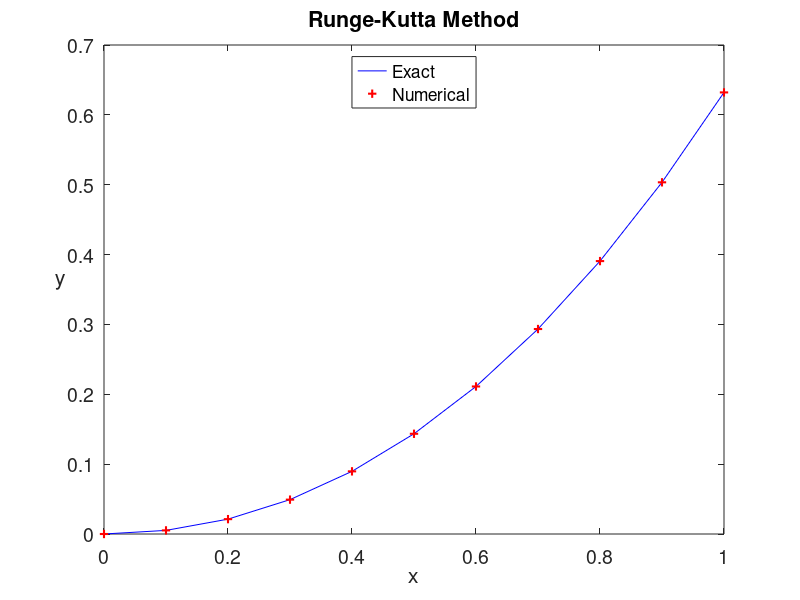

Here is the MATLAB script that generated this plot:
% RungeKutta.m
% Runge-Kutta method for the ODE model
% u'=t^2+t-u,  t \in [0,1]
% Initial condition : u(0)=0
% Exact : u(t)=-exp(-t)+t^2-t+1.
clear all;  clf
h=0.1;
x=0:h:1;                     % function interval
n=length(x)-1;
u(1)=0;                      % initial value
fun=@(t,u) t.^2+t-u;         % RHS
for i=1:n
    k1=fun(x(i),u(i));
    k2=fun(x(i)+h./2,u(i)+h.*k1/2);
    k3=fun(x(i)+h./2,u(i)+h.*k2/2);
    k4=fun(x(i)+h,u(i)+h.*k3);
    u(i+1)=u(i)+h.*(k1+2.*k2+2.*k3+k4)./6;
end
ue=-exp(-x)+x.^2-x+1;        % exact solution
plot(x,ue,'b-',x,u,'r+','LineWidth',1.5)
xlabel('x','fontsize', 16), ylabel('y','fontsize',16,'Rotation',0)
legend('Exact','Numerical','location','North')
title('Runge-Kutta Method','fontsize',14)
set(gca,'fontsize',14)


print -dpng -r600  RungeKutta.png
